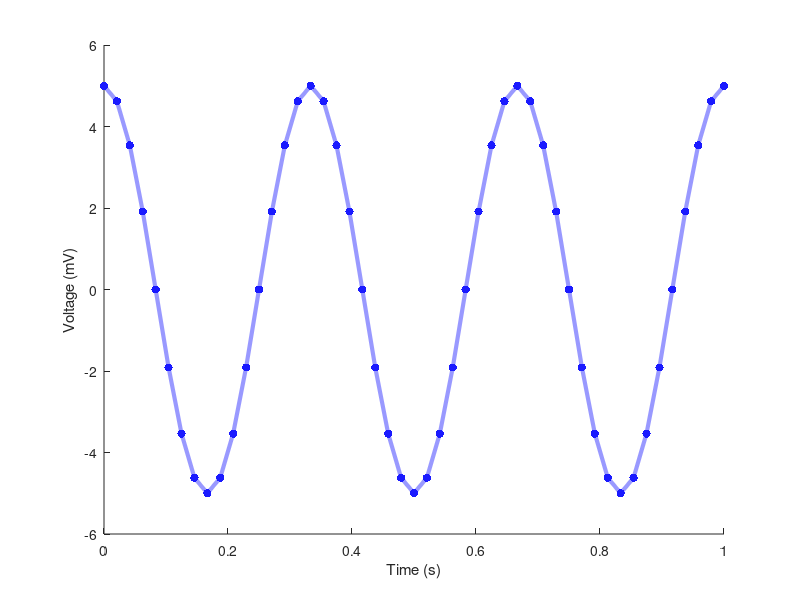
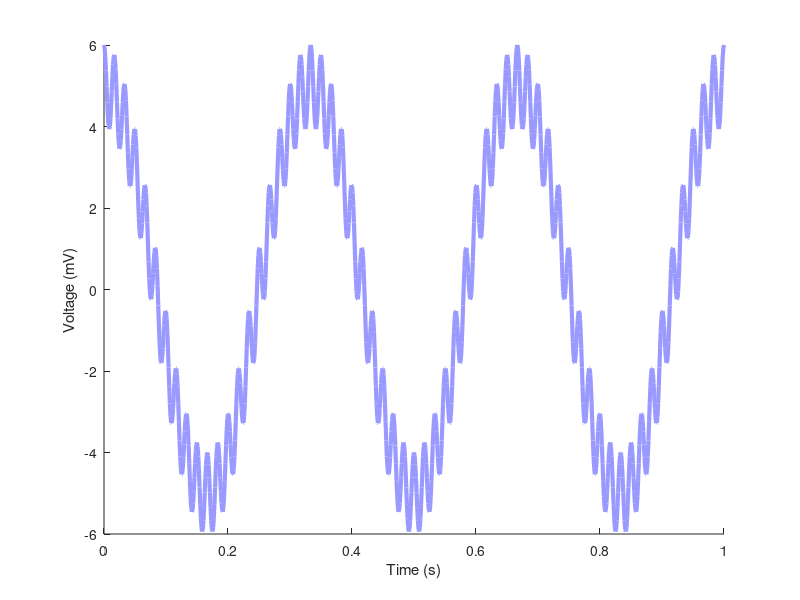
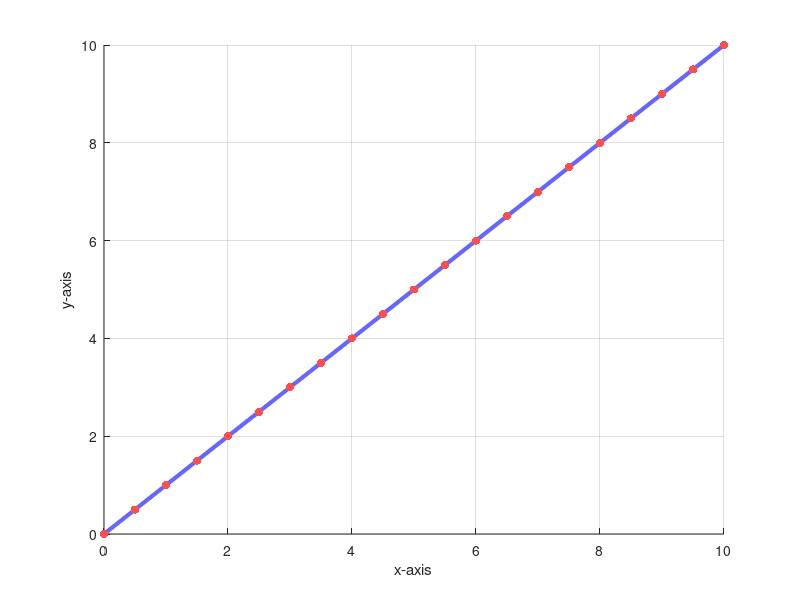
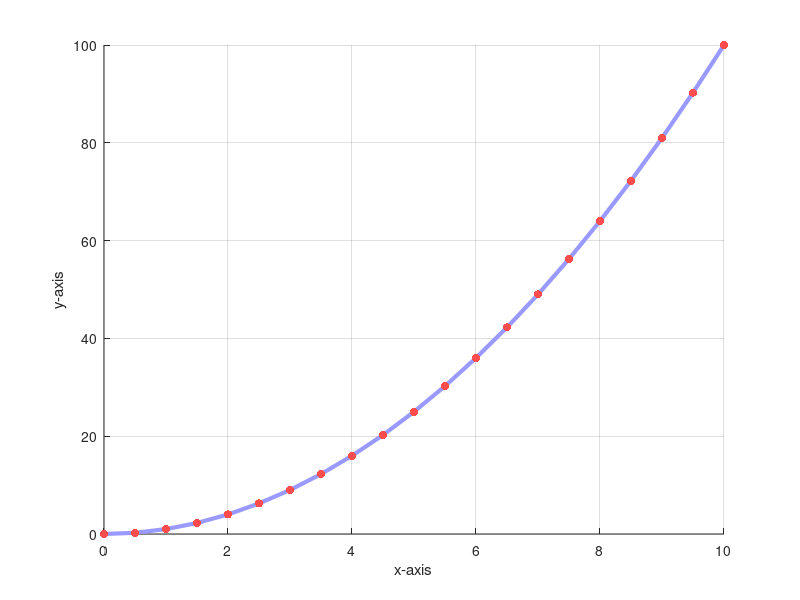

The MATLAB source for these figures, in order: (Note: this script raises an error after producing the figures.)
%% Tutorial 2 - Introduction to MATLAB Graphics
% by Edward Fine

close all; clc; clear all;
%% Basic Plotting
% Functions: plot, box off, axis tight: xlabel, ylabel, get, set, hold on

x = 0:0.5:10;
y1 = x;
y2 = x.^2;
y3 = sqrt(x);
y4 = log10(x(2:end));

figure('Color', [1 1 1]);
h = plot(x, y1); 
box off; grid on;
hold on;
set(h,'Linewidth', 3);
set(h, 'Color', [.4 .4 1]);
h = plot(x,y1, '.');
xlabel('x-axis');
ylabel('y-axis');
set(h,'MarkerSize', 18);
set(h, 'Color', [1 .3 .3]);
axis tight;

figure('Color', [1 1 1]);
h = plot(x,y2); 
box off; grid on;
hold on;
set(h,'Linewidth', 3);
set(h, 'Color', [.6 .6 1]);
h = plot(x,y2, '.');
xlabel('x-axis');
ylabel('y-axis');
set(h,'MarkerSize', 18);
set(h, 'Color', [1 .3 .3]);
axis tight;

figure('Color', [1 1 1]);
h = plot( x, y3); 
box off; grid on;
hold on;
set(h,'Linewidth', 3);
set(h, 'Color', [.6 .6 1]);
h = plot(x,y3, '.');
xlabel('x-axis');
ylabel('y-axis');
set(h,'MarkerSize', 18);
set(h, 'Color', [1 .3 .3]);
axis tight;

figure('Color', [1 1 1]);
h = plot( x(2:end), y4); 
box off; grid on;
hold on;
set(h,'Linewidth', 3);
set(h, 'Color', [.6 .6 1]);
h = plot(x(2:end),y4, '.');
xlabel('x-axis');
ylabel('y-axis');
set(h,'MarkerSize', 18);
set(h, 'Color', [1 .3 .3]);
axis tight;

%% Subplots
% Functions: subplot

figure('Color', [1 1 1]);

subplot(2,2,1);
h = plot(x, y1); 
box off; grid on;
hold on;
set(h,'Linewidth', 3);
set(h, 'Color', [.4 .4 1]);
h = plot(x,y1, '.');
xlabel('x-axis');
ylabel('y-axis');
set(h,'MarkerSize', 18);
set(h, 'Color', [1 .3 .3]);
axis tight;

subplot(2,2,2);
h = plot(x,y2); 
box off; grid on;
hold on;
set(h,'Linewidth', 3);
set(h, 'Color', [.6 .6 1]);
h = plot(x,y2, '.');
xlabel('x-axis');
ylabel('y-axis');
set(h,'MarkerSize', 18);
set(h, 'Color', [1 .3 .3]);
axis tight;

subplot(2,2,3);
h = plot( x, y3); 
box off; grid on;
hold on;
set(h,'Linewidth', 3);
set(h, 'Color', [.6 .6 1]);
h = plot(x,y3, '.');
xlabel('x-axis');
ylabel('y-axis');
set(h,'MarkerSize', 18);
set(h, 'Color', [1 .3 .3]);
axis tight;

subplot(2,2,4);
h = plot( x(2:end), y4); 
box off; grid on;
hold on;
set(h,'Linewidth', 3);
set(h, 'Color', [.6 .6 1]);
h = plot(x(2:end),y4, '.');
xlabel('x-axis');
ylabel('y-axis');
set(h,'MarkerSize', 18);
set(h, 'Color', [1 .3 .3]);
axis tight;



figure('Color', [1 1 1]);

subplot(4,1,1);
h = plot(x, y1); 
box off; grid on;
hold on;
set(h,'Linewidth', 3);
set(h, 'Color', [.4 .4 1]);
h = plot(x,y1, '.');
xlabel('x-axis');
ylabel('y-axis');
set(h,'MarkerSize', 18);
set(h, 'Color', [1 .3 .3]);
axis tight;

subplot(4,1,2);
h = plot(x,y2); 
box off; grid on;
hold on;
set(h,'Linewidth', 3);
set(h, 'Color', [.6 .6 1]);
h = plot(x,y2, '.');
xlabel('x-axis');
ylabel('y-axis');
set(h,'MarkerSize', 18);
set(h, 'Color', [1 .3 .3]);
axis tight;

subplot(4,1,3);
h = plot( x, y3); 
box off; grid on;
hold on;
set(h,'Linewidth', 3);
set(h, 'Color', [.6 .6 1]);
h = plot(x,y3, '.');
xlabel('x-axis');
ylabel('y-axis');
set(h,'MarkerSize', 18);
set(h, 'Color', [1 .3 .3]);
axis tight;

subplot(4,1,4);
h = plot( x(2:end), y4); 
box off; grid on;
hold on;
set(h,'Linewidth', 3);
set(h, 'Color', [.6 .6 1]);
h = plot(x(2:end),y4, '.');
xlabel('x-axis');
ylabel('y-axis');
set(h,'MarkerSize', 18);
set(h, 'Color', [1 .3 .3]);
axis tight;

%% Plotting Sinusoidal Signals
% Topic: Sampling Frequency, Sampling Period, etc
% x(t) = 5cos(2pi3t) 
% x(t) = 5cos(2pi3t) + 1cos(2*pi*60*t)

fs = 16*3;               % Sampling Frequency
Ts = 1/fs;               % Sampling period
n = 0:fs;                % Samples
t = n*Ts;                % Sampling instances
x = 5*cos(2*pi*3*t);     % Sampled signal

figure('Color', [1 1 1]);
h = plot(t,x);
box off;
set(h, 'LineWidth', 3);
set(h,'Color', [0.6 0.6 1]);
hold on;

h = plot(t,x, '.');
box off;
set(h, 'MarkerSize', 18);
set(h,'Color', [0.1 0.1 1]);
xlabel('Time (s)');
ylabel('Voltage (mV)');

print -dtiff -r300 mysinusoid;



fs = 16*60;               % Sampling Frequency
Ts = 1/fs;               % Sampling period
n = 0:fs;                % Samples
t = n*Ts;                % Sampling instances
x = 5*cos(2*pi*3*t) + 1*cos(2*pi*60*t);     % Sampled signal

figure('Color', [1 1 1]);
h = plot(t,x);
box off;
set(h, 'LineWidth', 3);
set(h,'Color', [0.6 0.6 1]);
hold on;
xlabel('Time (s)');
ylabel('Voltage (mV)');

print -dtiff -r300 mysinusoid;


%% Plotting random numbers, histograms, etc
% Functions: rand, randn, histogram

figure('Color', [1 1 1]);
x1 = rand(3,1000);
subplot(3,1,1);
plot(x1(1,:));
subplot(3,1,2);
plot(x1(2,:));
subplot(3,1,3);
plot(x1(3,:));

figure('Color', [1 1 1]);
histogram(x1(1,:));

figure('Color', [1 1 1]);
x2 = randn(3,1000);
subplot(3,1,1);
plot(x2(1,:));
subplot(3,1,2);
plot(x2(2,:));
subplot(3,1,3);
plot(x2(3,:));

figure('Color', [1 1 1]);
histogram(x2(1,:));


figure('Color', [1 1 1]);
histogram(sum(x1));

%% 3D Plots
% Functions: view, rotate3d, mesh, meshgrid, meshc

[X,Y] = meshgrid(-2:.2:2, -2:.2:2);
Z = X.*exp(-X.^2 - Y.^2);
figure('Color', [1 1 1]);
surf(X,Y,Z);

figure('Color', [1 1 1]);
mesh(X,Y,Z);

figure('Color', [1 1 1]);
meshc(X,Y,Z);

%% MATLAB to solve MATH problems

exp(i*pi) + 1